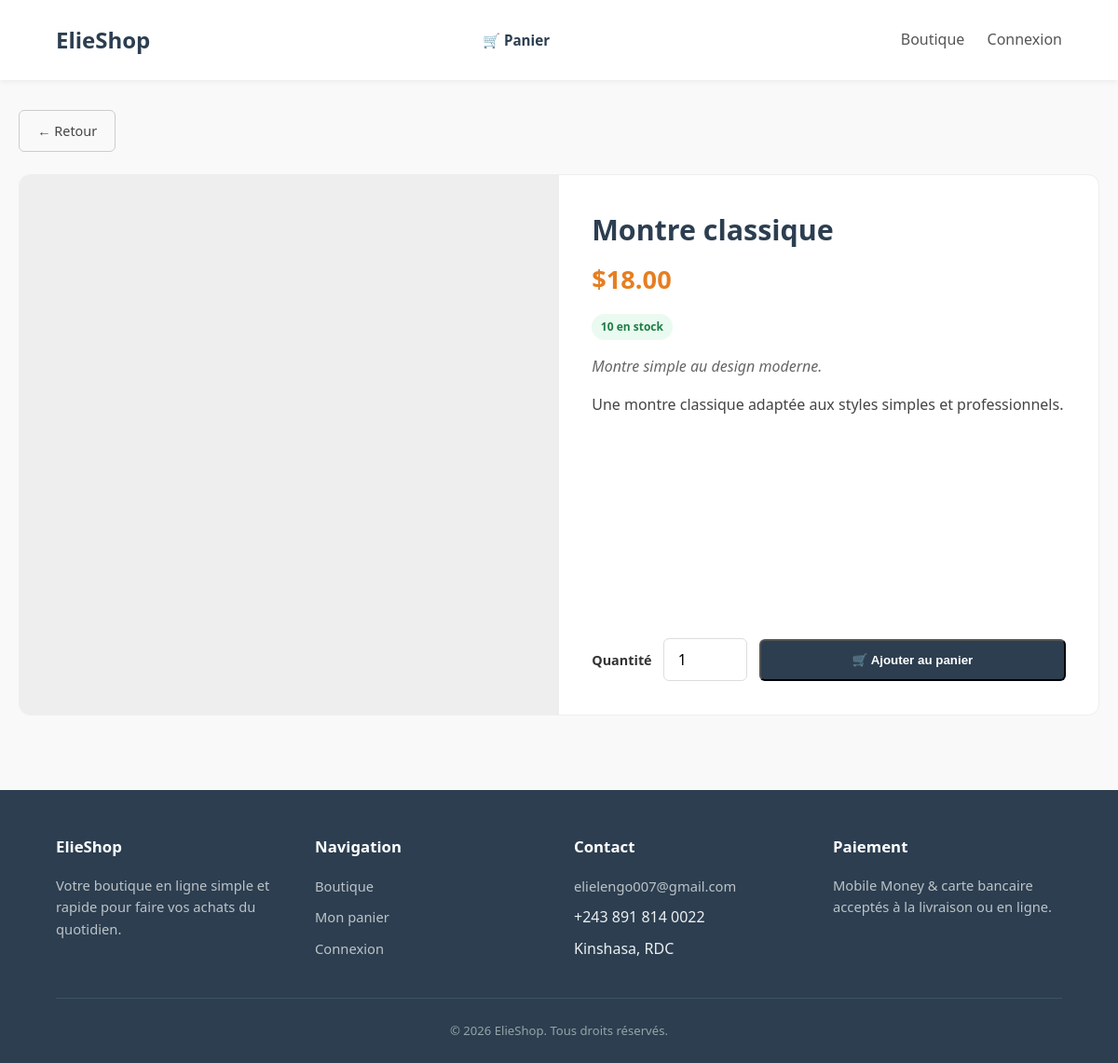
The app's page /product.php?id=3 with its own data.
### tables this page shows
CREATE TABLE IF NOT EXISTS products (
    id INT AUTO_INCREMENT PRIMARY KEY,
    name VARCHAR(150) NOT NULL,
    price DECIMAL(10,2) NOT NULL DEFAULT 0,
    category VARCHAR(100) DEFAULT NULL,
    short_description VARCHAR(255) DEFAULT NULL,
    description TEXT DEFAULT NULL,
    image VARCHAR(255) DEFAULT NULL,
    stock INT NOT NULL DEFAULT 10,
    created_at TIMESTAMP DEFAULT CURRENT_TIMESTAMP
);

### product.php (the view, shortened to what this page needs)
<?php
require_once __DIR__ . '/config/db.php';
$id = isset($_GET['id']) ? (int)$_GET['id'] : 0;
$stmt = $pdo->prepare('SELECT * FROM products WHERE id = ?');
$stmt->execute([$id]);
$product = $stmt->fetch();
?>
<?php
$inStock = (int)$product['stock'] > 0;
?>
<!DOCTYPE html>
<html lang="fr">
<head>
    <link rel="stylesheet" href="assets/css/style.css">
</head>
<body>
    <?php require __DIR__ . '/includes/site_header.php'; ?>
    <main class="container">
        <a href="index.php" class="back-btn">← Retour</a>
        <div class="product-detail">
            <div class="pd-image">
            </div>
            <div class="pd-info">
                <h1><?= htmlspecialchars($product['name']) ?></h1>
                <div class="pd-price">$<?= number_format((float)$product['price'], 2) ?></div>
                <?php if ($inStock): ?>
                    <span class="badge badge-success" style="margin-bottom:1rem; width:fit-content;"><?= (int)$product['stock'] ?> en stock</span>
                <?php else: ?>
                    <span class="badge badge-danger" style="margin-bottom:1rem; width:fit-content;">Rupture de stock</span>
                <?php endif; ?>
                <p class="pd-short"><?= htmlspecialchars($product['short_description'] ?? '') ?></p>
                <p class="pd-desc"><?= nl2br(htmlspecialchars($product['description'] ?? '')) ?></p>
                <?php if ($inStock): ?>
                    <form method="POST" action="add_to_cart.php" class="add-to-cart-form">
                        <label for="quantity" style="font-weight:600; font-size:0.9rem;">Quantité</label>
                        <input class="form-control" type="number" id="quantity" name="quantity"
                            value="1" min="1" max="<?= (int)$product['stock'] ?>" style="width:90px;">
                        <button type="submit" class="btn">🛒 Ajouter au panier</button>
                    </form>
                <?php else: ?>
                    <button class="btn" disabled>Indisponible</button>
                <?php endif; ?>
            </div>
        </div>
    </main>
    <?php include __DIR__ . '/includes/site_footer.php'; ?>
</body>
</html>

### assets/css/style.css (style rules this page uses)
* { margin: 0; padding: 0; box-sizing: border-box; }
body { font-family: 'Segoe UI', Roboto, Helvetica, Arial, sans-serif; line-height: 1.6; color: #333; background-color: #f9f9f9; }
.container { max-width: 1200px; margin: 0 auto; padding: 0 20px; }
.btn { display: block; text-align: center; padding: 0.8rem; background: #2c3e50; color: #fff; text-decoration: none; border-radius: 6px; font-weight: bold; transition: background 0.3s; }
a { color: #2c3e50; }
main.container { min-height: 60vh; padding-top: 2rem; padding-bottom: 2rem; }
.form-control { width: 100%; padding: 0.7rem 0.9rem; border: 1px solid #ddd; border-radius: 6px; font-size: 1rem; font-family: inherit; background: #fff; }
.badge { display: inline-block; padding: 0.25rem 0.6rem; border-radius: 20px; font-size: 0.75rem; font-weight: 600; }
.badge-success { background: #eafaf1; color: #1e7e44; }
.product-detail { background: #fff; border: 1px solid #eee; border-radius: 12px; display: flex; flex-wrap: wrap; overflow: hidden; }
.product-detail .pd-image { flex: 1 1 320px; aspect-ratio: 1/1; background: #eee; }
.product-detail .pd-info { flex: 1 1 320px; padding: 2.2rem; display: flex; flex-direction: column; }
.product-detail .pd-info h1 { font-size: 1.9rem; color: #2c3e50; margin-bottom: 0.4rem; }
.product-detail .pd-price { font-size: 1.7rem; font-weight: bold; color: #e67e22; margin-bottom: 1rem; }
.product-detail .pd-short { font-style: italic; color: #666; margin-bottom: 1rem; }
.product-detail .pd-desc { color: #444; margin-bottom: 1.5rem; flex-grow: 1; }
.back-btn { display: inline-block; margin-bottom: 1.5rem; padding: 0.6rem 1.2rem; border: 1px solid #ccc; border-radius: 6px; text-decoration: none; color: #444; font-size: 0.9rem; }
.add-to-cart-form { display: flex; align-items: center; gap: 0.8rem; flex-wrap: wrap; margin-top: 0.5rem; }
.add-to-cart-form input[type="number"] { width: 90px; }
.add-to-cart-form .btn { width: auto; flex: 1 1 180px; }

### records on screen
products: name "Montre classique", price "18.00", stock "10", short_description "Montre simple au design moderne.", description "Une montre classique adaptée aux styles simples et professionnels."
